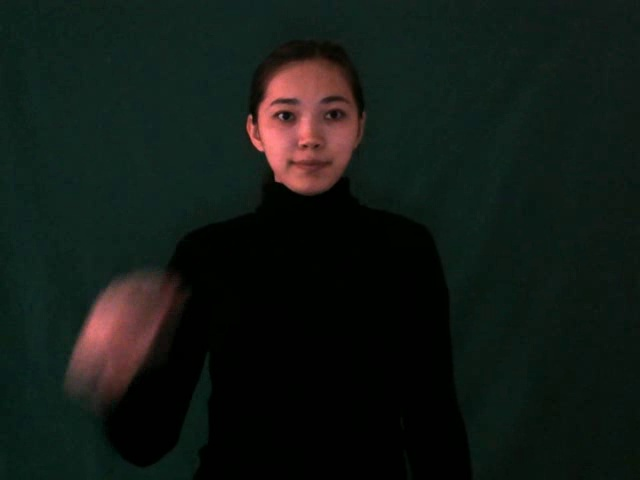
#> input picture kazakh_alphabet/ch/68.png, 640 x 480 px, found by its file name
$ python segmentation_example.py   (older library calls are emulated)
#> lines starting #> are read from the running program, lines starting #| are printed output that depends on the picture; after the words box and inside, x2 and y2 are one past the last pixel; in counts of white or black regions, pixels touching at a corner belong together
import cv2
import numpy as np
import skimage

IMAGE_PATH = "kazakh_alphabet/a/68.png"
img = cv2.imread(IMAGE_PATH)
#> img is the input picture: shape (480, 640, 3); mean B, G, R 21.3, 25.8, 18.1

lab_img = cv2.cvtColor(img, cv2.COLOR_BGR2LAB)
#> lab_img: shape (480, 640, 3); mean of channels 0, 1, 2 23.7, 123.6, 130.1

lab_img_2d = lab_img.reshape((-1,3))
lab_img_2d = np.float32(lab_img_2d)
n_rows, n_cols, _ = img.shape
#> n_rows = 480; n_cols = 640

k = 3
criteria = (cv2.TERM_CRITERIA_EPS + cv2.TERM_CRITERIA_MAX_ITER, 10, 1.0)
flags = cv2.KMEANS_PP_CENTERS

_, ids, centers = cv2.kmeans(lab_img_2d, k, None, criteria, 10, flags)
#> centers = [[3.07, 126.7, 128.8], [26.92, 119.8, 129.8], [106.4, 154.1, 141.7]]
center = np.uint8(centers)
#> center = [[3, 126, 128], [26, 119, 129], [106, 154, 141]]
res = center[ids.flatten()]
result_image = res.reshape((img.shape))
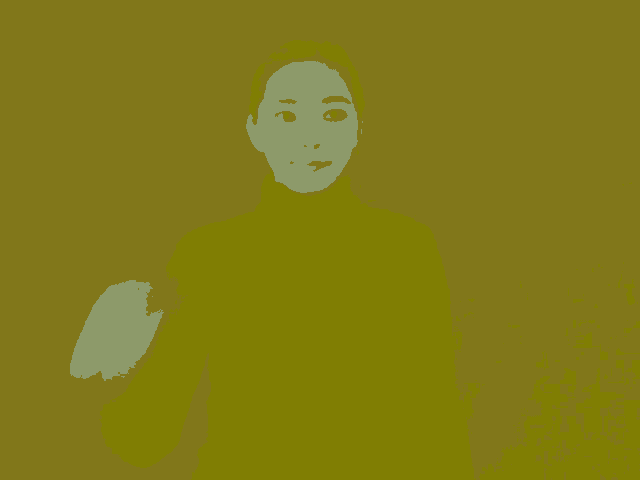
#> result_image: shape (480, 640, 3); mean B, G, R 23.1, 122.9, 129.3

gray = cv2.cvtColor(img,cv2.COLOR_RGB2GRAY)
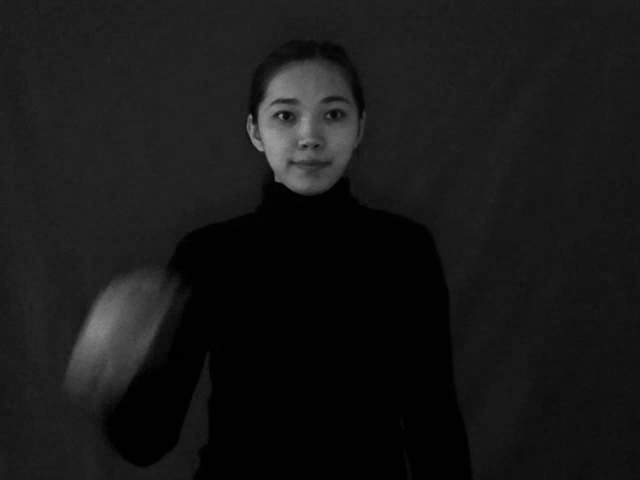
#> gray: shape (480, 640); min 0, max 156, mean 23.6
img_gaussian = cv2.GaussianBlur(gray,(3,3),0)
#canny
img_canny = cv2.Canny(img,100,200)
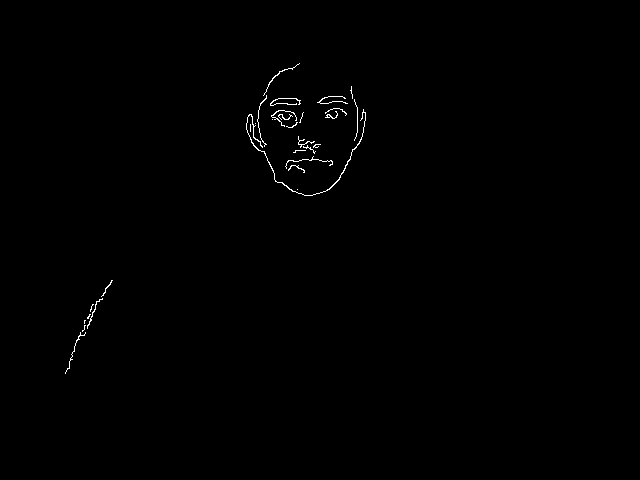
#> img_canny: shape (480, 640); 0.38% white in thin lines or dots, all inside (x1, y1, x2, y2) = (65, 63, 366, 374)
#sobel
img_sobelx = cv2.Sobel(img_gaussian,cv2.CV_8U,1,0,ksize=5)
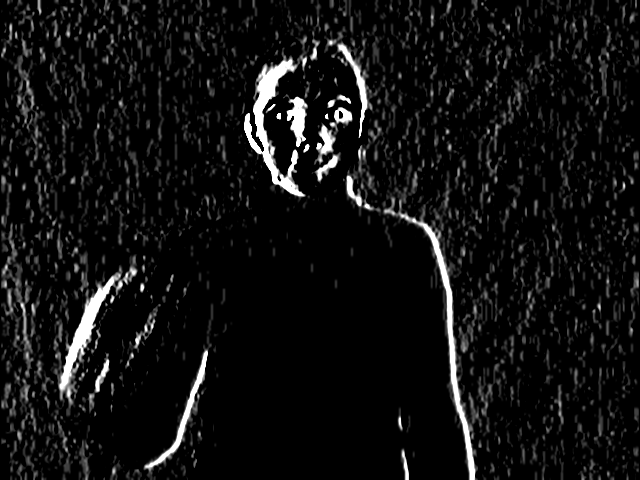
#> img_sobelx: shape (480, 640); min 0, max 255, mean 17.2
img_sobely = cv2.Sobel(img_gaussian,cv2.CV_8U,0,1,ksize=5)
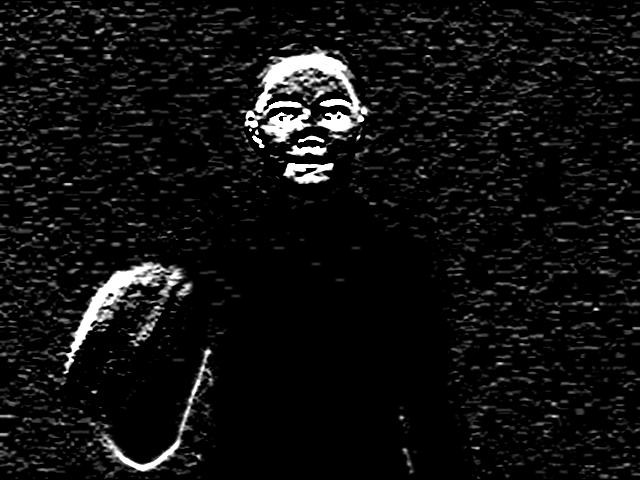
#> img_sobely: shape (480, 640); min 0, max 255, mean 15.9
img_sobel = img_sobelx + img_sobely
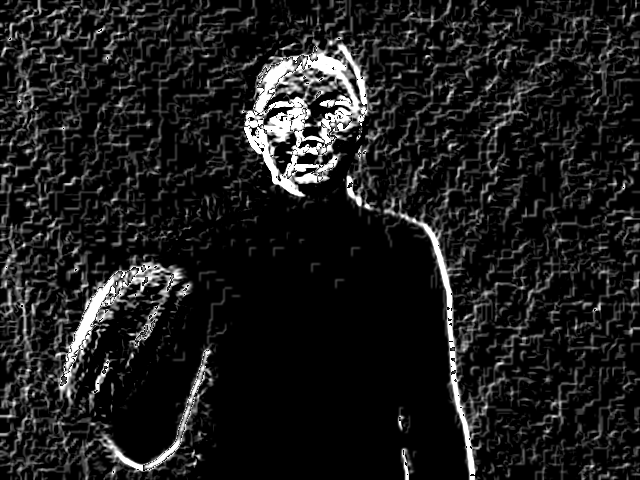
#> img_sobel: shape (480, 640); min 0, max 255, mean 28.7
#prewitt
kernelx = np.array([[1,1,1],[0,0,0],[-1,-1,-1]])
kernely = np.array([[-1,0,1],[-1,0,1],[-1,0,1]])
img_prewittx = cv2.filter2D(img_gaussian, -1, kernelx)
img_prewitty = cv2.filter2D(img_gaussian, -1, kernely)
img_prewitt = img_prewittx + img_prewitty
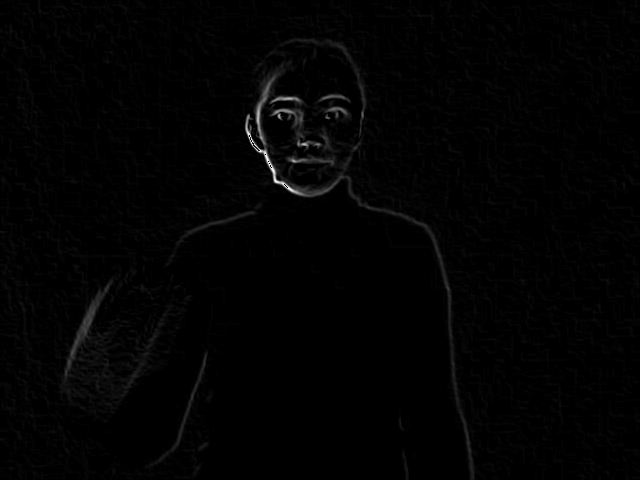
#> img_prewitt: shape (480, 640); min 0, max 255, mean 2.6

cv2.imshow('Original', img)
cv2.imshow('result_image k=3', result_image)
cv2.imshow('img_canny', img_canny)
cv2.imshow('img_sobel', img_sobel)
cv2.imshow('img_sobelx', img_sobelx)
cv2.imshow('img_prewittx', img_prewittx)
cv2.imshow('img_prewitt', img_prewitt)
cv2.waitKey(0)

cv2.destroyAllWindows()
